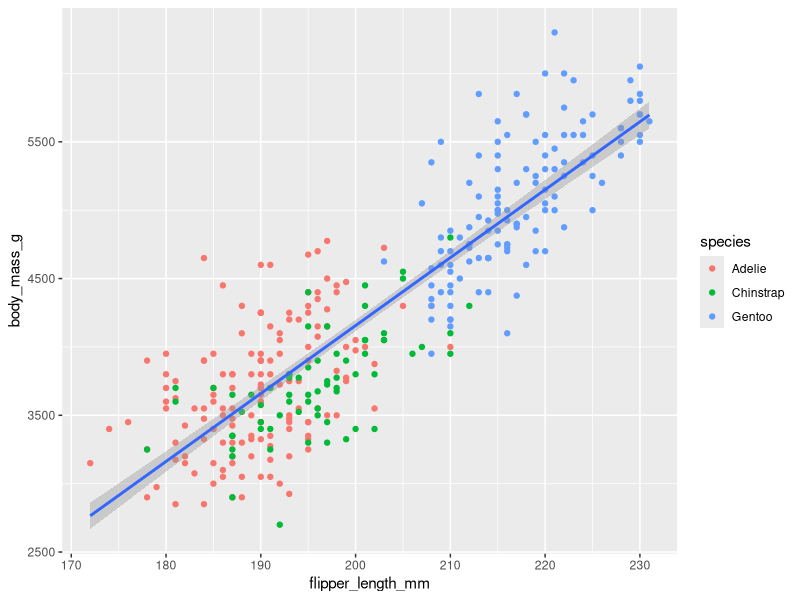
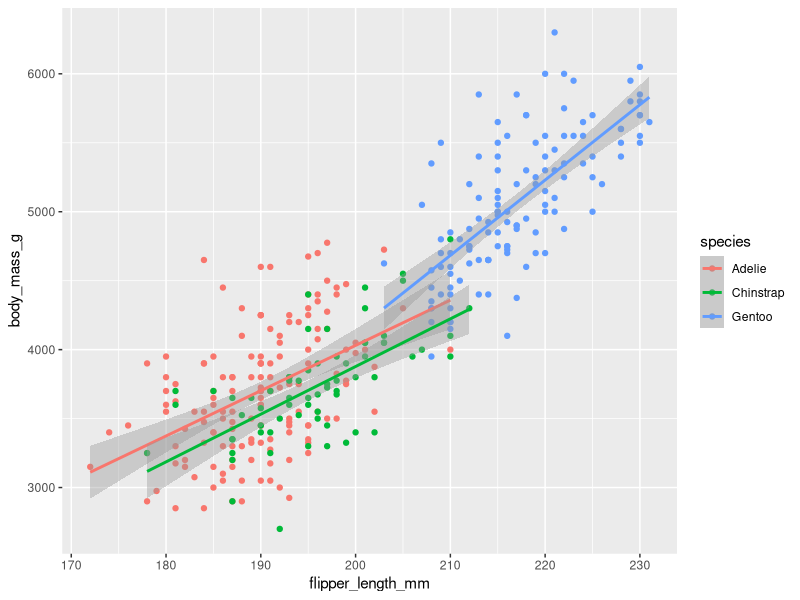
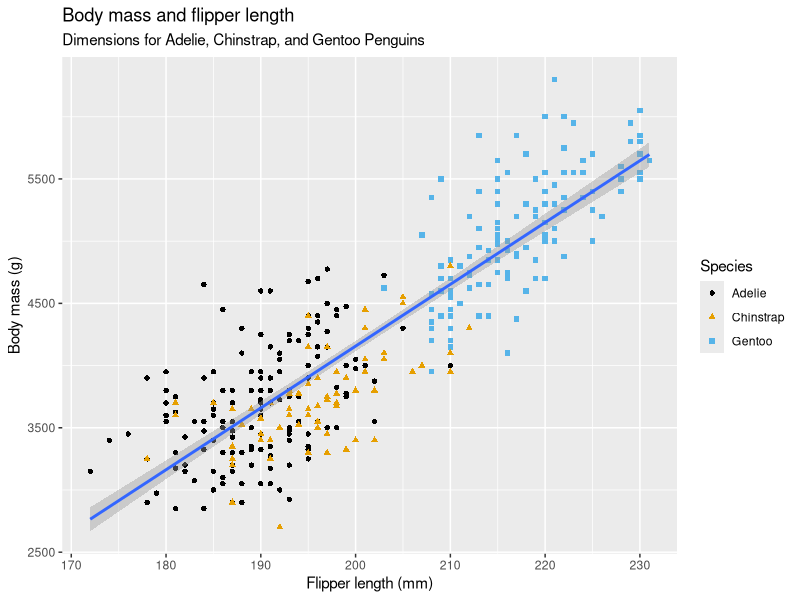
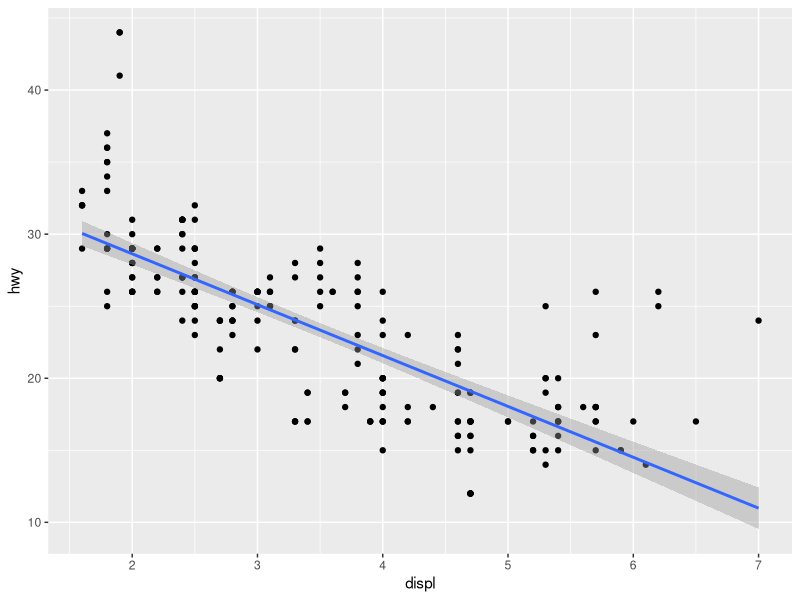
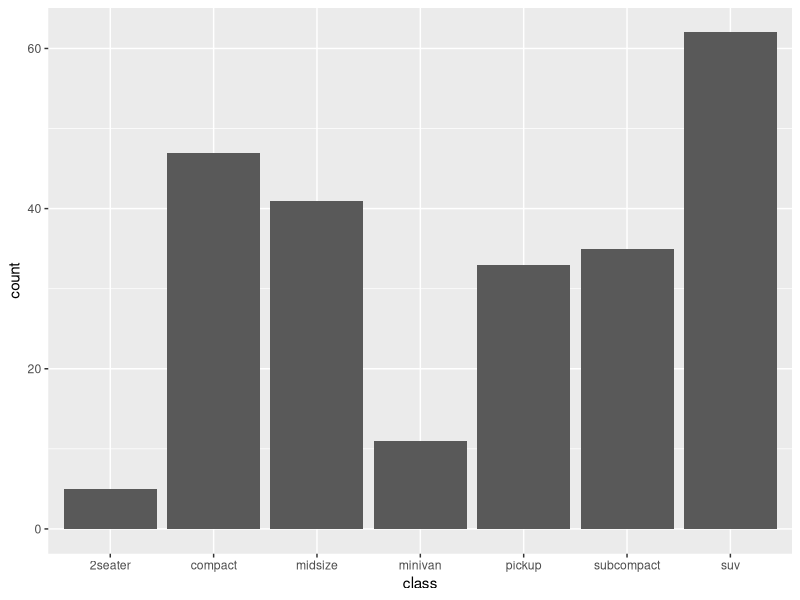

Write R code to recreate these figures, in order.
## ---- chunk 1
knitr::opts_chunk$set(echo = TRUE)
options(repos = c(CRAN = "https://cran.rstudio.com/"))
## ---- chunk 2
x <- 5 # assignment
v <- c(1, 2, 3) # vector
v_2 <- v * 2 # vector operation
## ---- chunk 3
# sequence
my_lst <- seq(from=1, to=10, by=2)
my_str <- "I really do not like the <- thing"
## ---- chunk 4
# install.packages("tidyverse")
library(tidyverse)
## ---- chunk 5
# install.packages("palmerpenguins")
library(palmerpenguins)
## ---- chunk 6
# install.packages("ggthemes")
library(ggthemes)
## ---- chunk 7
penguins
glimpse(penguins)
## ---- chunk 8
ggplot(
  data = penguins, # load the dataframe
  mapping = aes(x = flipper_length_mm, y = body_mass_g) # x/y axis mapping to variables in dataframe species
) +
  geom_point(mapping=aes(color=species)) + # specify the type of plotting (line? scatter? bar chart?) + colors
  geom_smooth(method = "lm")
  
## ---- chunk 9
ggplot(
  data = penguins,
  mapping = aes(x = flipper_length_mm, y = body_mass_g, color = species)
) +
  geom_point() +
  geom_smooth(method = "lm")
## ---- chunk 10
ggplot(
  data = penguins,
  mapping = aes(x = flipper_length_mm, y = body_mass_g)
) +
  geom_point(aes(color = species, shape = species)) +
  geom_smooth(method = "lm") +
  labs(
    title = "Body mass and flipper length",
    subtitle = "Dimensions for Adelie, Chinstrap, and Gentoo Penguins",
    x = "Flipper length (mm)", y = "Body mass (g)",
    color = "Species", shape = "Species"
  ) +
  scale_color_colorblind()
## ---- chunk 11
library(tidyverse)
ggplot(
  data = mpg,
  mapping = aes(x = displ, y = hwy)
) + geom_point() + geom_smooth(method = "lm")
## ---- chunk 12
my_bar_plot <- ggplot(mpg, aes(x = class)) +
  geom_bar()
my_scatter_plot <- ggplot(mpg, aes(x = cty, y = hwy)) +
  geom_point()
ggsave(filename = "mpg-plot.png", plot = my_bar_plot)
